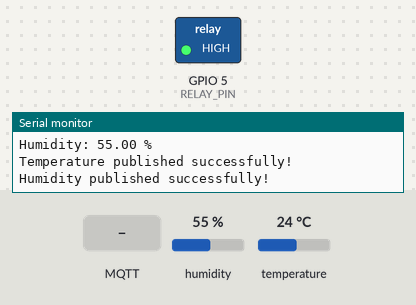
Recording of a sketch running on a simulated ESP8266 (NodeMCU). On the bench: switched loads named in the sketch (green lamp = pin HIGH), the last lines printed to the serial monitor. The test bench sets the inputs (shaded band); at power-on: humidity 55 %, temperature 24 °C. WiFi joins after 1.5 s; servers stay silent unless stated; no MQTT or app messages arrive unless stated.

Above: at 2.7 s.
2.8 s: MQTT message "ON" arrives on the first subscribed topic
At 7.2 s:
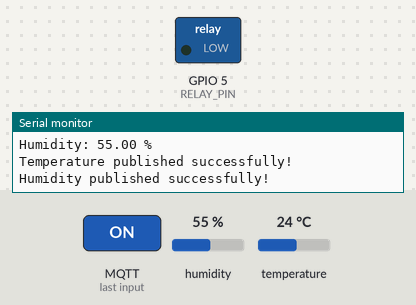
8.0 s: MQTT message "OFF" arrives on the first subscribed topic
At 12.7 s:
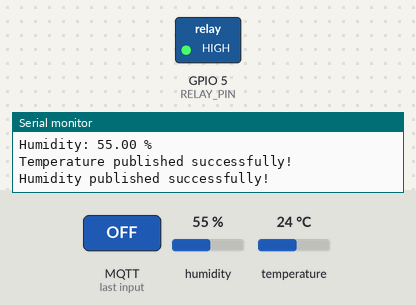
Timing chart, 0 to 14.2 s (numbered marks = the images above; inputs shaded):
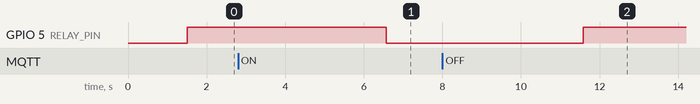

The sketch:

ESP8266_DHTT22_RELAY.ino
```cpp
#include <ESP8266WiFi.h>          // For ESP8266
#include <PubSubClient.h>         // MQTT library
#include <DHT.h>                  // DHT sensor library

// WiFi and MQTT broker settings
const char* ssid = "Sami";
const char* password = "123456789";
const char* mqtt_server = "192.168.59.157";   // Use your MQTT broker IP address or hostname
const int mqtt_port = 1883;

// Create a WiFi and MQTT client instance
WiFiClient espClient;
PubSubClient client(espClient);

// DHT22 settings
#define DHTPIN 2                  // DHT22 connected to GPIO2 (D4 on NodeMCU)
#define DHTTYPE DHT22             // Specify DHT sensor type
DHT dht(DHTPIN, DHTTYPE);         // Initialize DHT sensor

// Relay settings
#define RELAY_PIN 5               // Relay connected to GPIO5 (D1 on NodeMCU)

// MQTT topics
const char* relay_topic = "greenhouse/relay";         // Topic to control relay
const char* temperature_topic = "greenhouse/temperature"; // Topic to send temperature readings
const char* humidity_topic = "greenhouse/humidity";       // Topic to send humidity readings

// Variable to track relay status
bool relayStatus = false;         // false = OFF, true = ON

// Reconnect to WiFi
void setup_wifi() {
  delay(10);
  Serial.println("Connecting to WiFi...");
  WiFi.begin(ssid, password);

  while (WiFi.status() != WL_CONNECTED) {
    delay(500);
    Serial.print(".");
  }
  Serial.println("\nWiFi connected!");
}

// Callback function to handle received MQTT messages
void callback(char* topic, byte* payload, unsigned int length) {
  Serial.print("Message received on topic: ");
  Serial.println(topic);

  String message;
  for (int i = 0; i < length; i++) {
    message += (char)payload[i];  // Convert payload to string
  }

  // Print received message content to Serial Monitor
  Serial.print("Message content: ");
  Serial.println(message);

  // Control relay based on received message
  if (String(topic) == relay_topic) {
    Serial.print("Message on relay topic: ");
    Serial.println(message); // Show the message received on the weather/relay topic

    if (message == "ON") {
      digitalWrite(RELAY_PIN, LOW);   // Activate relay (assuming LOW triggers relay)
      relayStatus = true;
    } else if (message == "OFF") {
      digitalWrite(RELAY_PIN, HIGH);  // Deactivate relay
      relayStatus = false;
    }

    // Print relay status
    Serial.print("Relay status: ");
    Serial.println(relayStatus ? "ON" : "OFF");
  }
}

// Reconnect to MQTT broker if disconnected
void reconnect() {
  while (!client.connected()) {
    Serial.println("Connecting to MQTT...");
    if (client.connect("ESP8266Client")) {  // Provide a unique client ID
      Serial.println("MQTT connected!");

      // Subscribe to the relay control topic
      client.subscribe(relay_topic);
      Serial.println("Subscribed to relay control topic.");
    } else {
      Serial.print("Failed, rc=");
      Serial.print(client.state());
      Serial.println(" trying again in 5 seconds");
      delay(5000);
    }
  }
}

void setup() {
  Serial.begin(115200);
  setup_wifi();
  client.setServer(mqtt_server, mqtt_port);
  client.setCallback(callback);

  pinMode(RELAY_PIN, OUTPUT);      // Initialize relay pin as output
  digitalWrite(RELAY_PIN, HIGH);   // Ensure relay is off initially

  dht.begin();                     // Initialize DHT sensor
}

void loop() {
  if (!client.connected()) {
    reconnect();
  }
  client.loop();  // Process incoming MQTT messages

  // Read temperature and humidity from DHT22
  float temperature = dht.readTemperature();  // Read temperature in Celsius
  float humidity = dht.readHumidity();        // Read humidity

  // Check if readings are valid
  if (isnan(temperature) || isnan(humidity)) {
    Serial.println("Failed to read from DHT sensor!");
  } else {
    // Print readings to Serial Monitor
    Serial.print("Temperature: ");
    Serial.print(temperature);
    Serial.println(" °C");

    Serial.print("Humidity: ");
    Serial.print(humidity);
    Serial.println(" %");

    // Publish readings to MQTT topics
    char tempString[8];
    dtostrf(temperature, 1, 2, tempString);  // Convert float to string
    if (client.publish(temperature_topic, tempString)) {
      Serial.println("Temperature published successfully!");
    } else {
      Serial.println("Failed to publish temperature.");
    }

    char humString[8];
    dtostrf(humidity, 1, 2, humString);      // Convert float to string
    if (client.publish(humidity_topic, humString)) {
      Serial.println("Humidity published successfully!");
    } else {
      Serial.println("Failed to publish humidity.");
    }
  }

  delay(5000);  // Publish readings every 5 seconds
}
```

Measured:
- after the input at 2.8 s, GPIO 5 (RELAY_PIN): HIGH → LOW after 3.8 s
- after the input at 8.0 s, GPIO 5 (RELAY_PIN): LOW → HIGH after 3.6 s
